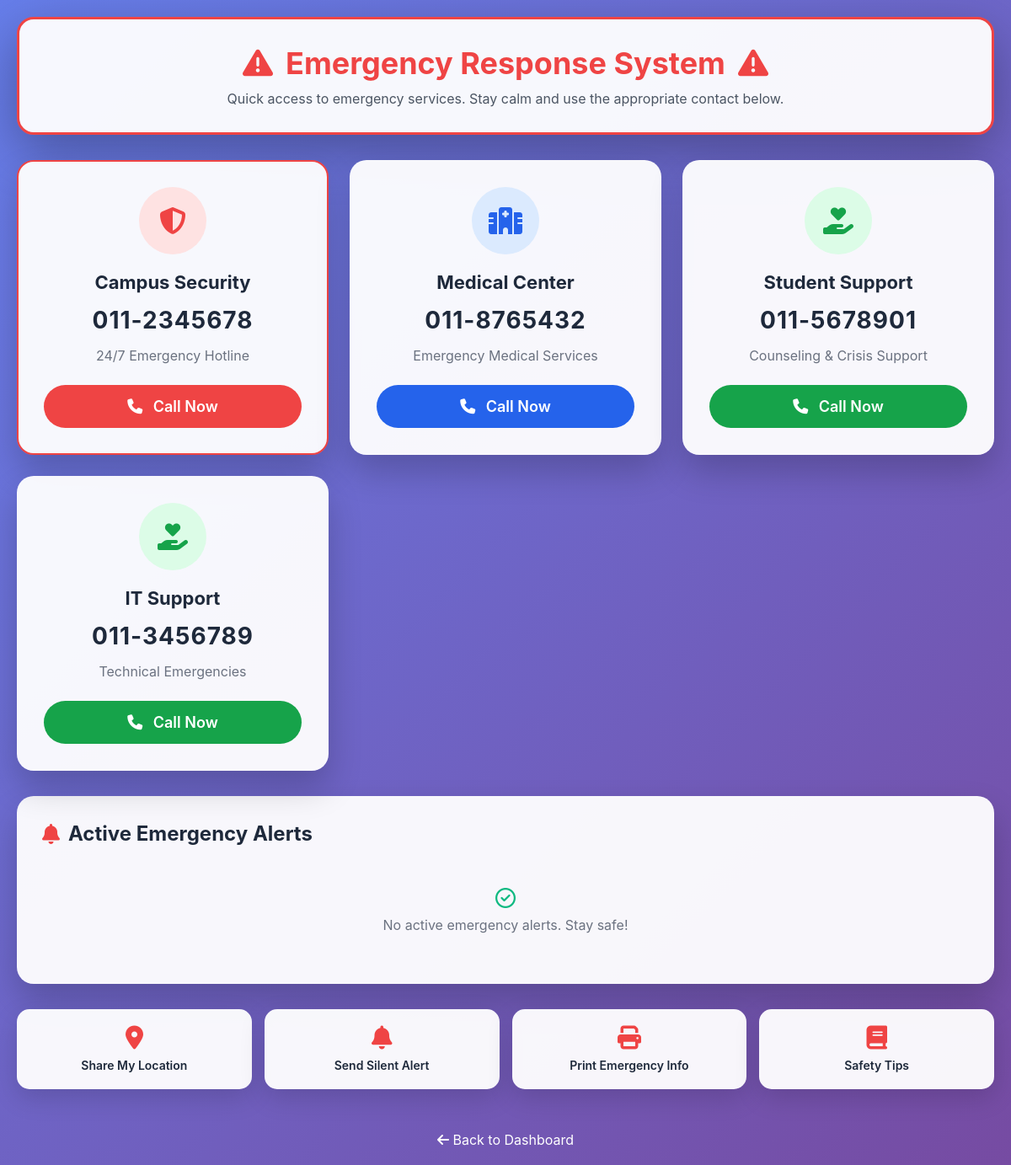
The app's page /synergy-hub_Full_Project/emergency.php (signed in) with its own data.
### tables this page shows
CREATE TABLE `emergencycontacts` (
  `id` int(11) NOT NULL,
  `type` enum('security','medical','support','other') NOT NULL,
  `name` varchar(100) NOT NULL,
  `phone` varchar(20) NOT NULL,
  `description` varchar(255) DEFAULT NULL,
  `display_order` int(11) DEFAULT 0,
  `is_active` tinyint(1) DEFAULT 1,
  `created_at` timestamp NOT NULL DEFAULT current_timestamp()
);

### synergy-hub_Full_Project/emergency.php (the view, shortened to what this page needs)
<?php
require_once 'config.php';
$alerts_sql = "SELECT * FROM EmergencyAlerts WHERE expires_at > NOW() OR expires_at IS NULL ORDER BY severity DESC, created_at DESC";
$alerts_result = mysqli_query($conn, $alerts_sql);
$contacts_sql = "SELECT * FROM EmergencyContacts WHERE is_active = 1 ORDER BY display_order ASC";
$contacts_result = mysqli_query($conn, $contacts_sql);
?>
<!DOCTYPE html>
<html lang="en">
<head>
    <link rel="stylesheet" href="https://cdnjs.cloudflare.com/ajax/libs/font-awesome/6.5.0/css/all.min.css">
</head>
<body>
    <div class="container">
        <div class="emergency-header">
            <h1>
                <i class="fa-solid fa-triangle-exclamation"></i>
                Emergency Response System
                <i class="fa-solid fa-triangle-exclamation"></i>
            </h1>
            <p>Quick access to emergency services. Stay calm and use the appropriate contact below.</p>
        </div>
        <div class="emergency-grid">
            <?php
            $has_contacts = mysqli_num_rows($contacts_result) > 0;
            if ($has_contacts) {
                while($contact = mysqli_fetch_assoc($contacts_result)) {
                    $icon_class = '';
                    $button_class = 'security';
                    if ($contact['type'] == 'medical') {
                        $icon_class = 'fa-hospital';
                        $button_class = 'medical';
                    } elseif ($contact['type'] == 'security') {
                        $icon_class = 'fa-shield-halved';
                        $button_class = 'security';
                    } else {
                        $icon_class = 'fa-hand-holding-heart';
                        $button_class = 'support';
                    }
                    ?>
                    <div class="emergency-card <?php echo $button_class; ?>">
                        <div class="emergency-icon <?php echo $button_class; ?>">
                            <i class="fa-solid <?php echo $icon_class; ?>"></i>
                        </div>
                        <h3><?php echo htmlspecialchars($contact['name']); ?></h3>
                        <div class="emergency-number"><?php echo htmlspecialchars($contact['phone']); ?></div>
                        <p style="color: #6b7280; margin-bottom: 15px;"><?php echo htmlspecialchars($contact['description']); ?></p>
                        <a href="tel:<?php echo htmlspecialchars($contact['phone']); ?>" class="call-button <?php echo $button_class; ?>">
                            <i class="fa-solid fa-phone"></i> Call Now
                        </a>
                    </div>
                    <?php
                }
            } ?>
        </div>
        <div class="alerts-section">
            <h2 class="section-title">
                <i class="fa-solid fa-bell"></i>
                Active Emergency Alerts
            </h2>
            <?php if (mysqli_num_rows($alerts_result) > 0): ?>
                <?php while($alert = mysqli_fetch_assoc($alerts_result)):
                    $severity_class = 'info';
                    $severity_icon = 'fa-circle-info';
                    if ($alert['severity'] == 'critical') {
                        $severity_class = 'critical';
                        $severity_icon = 'fa-circle-exclamation';
                    } elseif ($alert['severity'] == 'warning') {
                        $severity_class = 'warning';
                        $severity_icon = 'fa-triangle-exclamation';
                    }
                ?>
                <div class="alert-item <?php echo $severity_class; ?>">
                    <div class="alert-icon">
                        <i class="fa-solid <?php echo $severity_icon; ?>"></i>
                    </div>
                    <div class="alert-content">
                        <div class="alert-title"><?php echo htmlspecialchars($alert['title']); ?></div>
                        <div class="alert-message"><?php echo htmlspecialchars($alert['message']); ?></div>
                        <div class="alert-time">
                            <i class="fa-regular fa-clock"></i>
                            <?php echo date('g:i A - M d, Y', strtotime($alert['created_at'])); ?>
                            <?php if ($alert['expires_at']): ?>
                                | Expires: <?php echo date('g:i A', strtotime($alert['expires_at'])); ?>
                            <?php endif; ?>
                        </div>
                    </div>
                </div>
                <?php endwhile; ?>
            <?php else: ?>
                <p style="color: #6b7280; text-align: center; padding: 30px;">
                    <i class="fa-regular fa-circle-check" style="color: #10b981; font-size: 24px; margin-bottom: 10px; display: block;"></i>
                    No active emergency alerts. Stay safe!
                </p>
            <?php endif; ?>
        </div>
        <div class="quick-actions">
            <button class="action-btn" onclick="shareLocation()">
                <i class="fa-solid fa-location-dot"></i>
                <span>Share My Location</span>
            </button>
            <button class="action-btn" onclick="sendSilentAlert()">
                <i class="fa-solid fa-bell"></i>
                <span>Send Silent Alert</span>
            </button>
            <button class="action-btn" onclick="window.print()">
                <i class="fa-solid fa-print"></i>
                <span>Print Emergency Info</span>
            </button>
            <a href="safety_tips.php" class="action-btn" style="text-decoration: none;">
                <i class="fa-solid fa-book"></i>
                <span>Safety Tips</span>
            </a>
        </div>
        <div style="text-align: center;">
            <a href="index.php" class="back-link">
                <i class="fa-solid fa-arrow-left"></i> Back to Dashboard
            </a>
        </div>
    </div>
</body>
</html>

### synergy-hub_Full_Project/emergency.php (style rules this page uses)
* { margin: 0; padding: 0; box-sizing: border-box; font-family: -apple-system, BlinkMacSystemFont, 'Segoe UI', Roboto, Oxygen, Ubuntu, sans-serif; }
body { min-height: 100vh; background: linear-gradient(135deg, #667eea 0%, #764ba2 100%); padding: 20px; }
.container { max-width: 1200px; margin: 0 auto; }
.emergency-header { background: rgba(255, 255, 255, 0.95); border-radius: 20px; padding: 30px; margin-bottom: 30px; box-shadow: 0 20px 60px rgba(0, 0, 0, 0.3); text-align: center; border: 3px solid #ef4444; }
.emergency-header h1 { font-size: 36px; color: #ef4444; margin-bottom: 10px; display: flex; align-items: center; justify-content: center; gap: 15px; }
.emergency-header h1 i { animation: pulse 1.5s infinite; }
.emergency-header p { color: #4b5563; font-size: 16px; }
.emergency-grid { display: grid; grid-template-columns: repeat(auto-fit, minmax(280px, 1fr)); gap: 25px; margin-bottom: 30px; }
.emergency-card { background: rgba(255, 255, 255, 0.95); border-radius: 20px; padding: 30px; box-shadow: 0 20px 40px rgba(0, 0, 0, 0.2); transition: transform 0.3s, box-shadow 0.3s; text-align: center; border: 2px solid transparent; }
.emergency-card.security { border-color: #ef4444; }
.emergency-icon { width: 80px; height: 80px; border-radius: 50%; display: flex; align-items: center; justify-content: center; margin: 0 auto 20px; font-size: 32px; }
.emergency-icon.security { background: #fee2e2; color: #ef4444; }
.emergency-icon.medical { background: #dbeafe; color: #2563eb; }
.emergency-icon.support { background: #dcfce7; color: #16a34a; }
.emergency-card h3 { font-size: 22px; margin-bottom: 10px; color: #1e293b; }
.emergency-number { font-size: 28px; font-weight: 700; color: #1e293b; margin: 15px 0; letter-spacing: 1px; }
.call-button { display: inline-block; width: 100%; padding: 15px; border-radius: 50px; text-decoration: none; font-weight: 600; font-size: 18px; transition: all 0.3s; margin-top: 10px; }
.call-button i { margin-right: 8px; }
.call-button.security { background: #ef4444; color: white; }
.call-button.medical { background: #2563eb; color: white; }
.call-button.support { background: #16a34a; color: white; }
.alerts-section { background: rgba(255, 255, 255, 0.95); border-radius: 20px; padding: 30px; margin-bottom: 30px; box-shadow: 0 20px 40px rgba(0, 0, 0, 0.2); }
.section-title { font-size: 24px; color: #1e293b; margin-bottom: 20px; display: flex; align-items: center; gap: 10px; }
.section-title i { color: #ef4444; }
.quick-actions { display: grid; grid-template-columns: repeat(auto-fit, minmax(200px, 1fr)); gap: 15px; margin-bottom: 30px; }
.action-btn { background: rgba(255, 255, 255, 0.95); border: none; border-radius: 15px; padding: 20px; color: #1e293b; cursor: pointer; transition: all 0.3s; display: flex; flex-direction: column; align-items: center; gap: 10px; box-shadow: 0 10px 30px rgba(0, 0, 0, 0.15); }
.action-btn i { font-size: 28px; color: #ef4444; }
.action-btn span { font-size: 14px; font-weight: 600; }
.back-link { display: inline-block; margin-top: 20px; color: white; text-decoration: none; font-size: 16px; transition: opacity 0.3s; }

### records on screen
emergencycontacts: name "Campus Security", phone "011-2345678", description "24/7 Emergency Hotline"
emergencycontacts: name "Medical Center", phone "011-8765432", description "Emergency Medical Services"
emergencycontacts: name "Student Support", phone "011-5678901", description "Counseling & Crisis Support"
emergencycontacts: name "IT Support", phone "011-3456789", description "Technical Emergencies"
